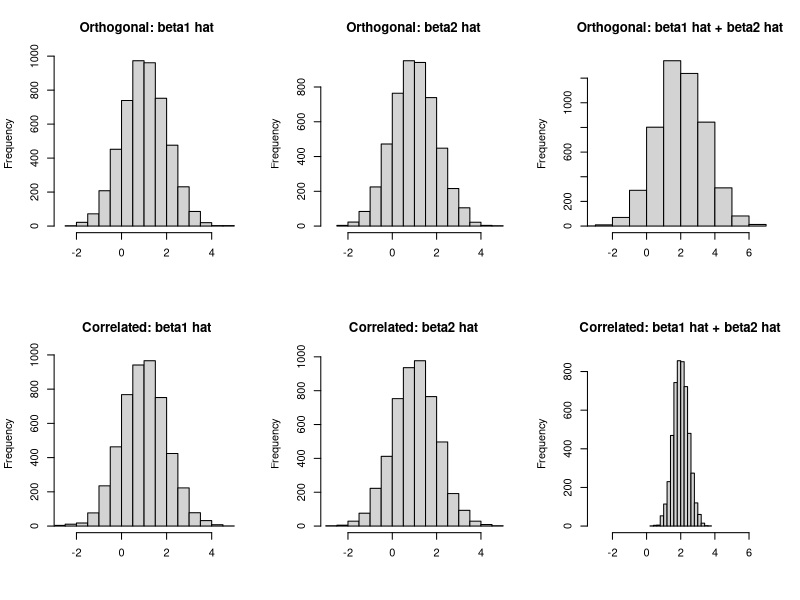
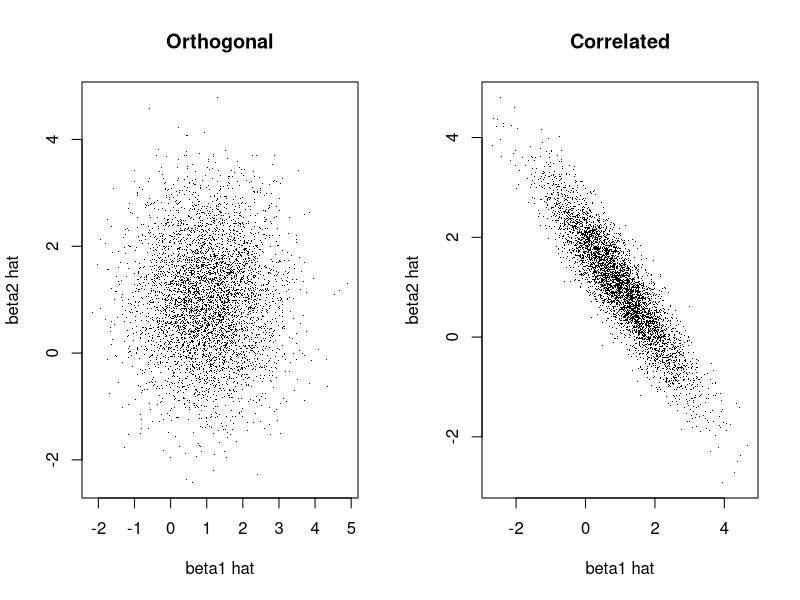

The R source for these figures, in order:
n <- 40
u <- rep(c(1, -1), length.out = n) / sqrt(n)
v <- rep(c(1, 1, -1, -1), length.out = n) / sqrt(n)
rho <- 0.9
s <- sqrt(1 - rho^2)
X.orth <- cbind(u, v)
X.col <- cbind(u / s, rho * u / s + v)
beta <- c(1, 1)
sigma <- 1

set.seed(664)       # set ONCE, so your results are reproducible
n.sims <- 5000

simulate_design <- function(X) {
  out <- matrix(NA, nrow = n.sims, ncol = 3)     # empty 5000 x 3 table to fill in
  colnames(out) <- c("b1", "b2", "sum")
  for (i in 1:n.sims) {                          # repeat 5000 times:
    y <- X %*% beta + rnorm(n, mean = 0, sd = sigma)   #  1. fake data: y = Xβ + ε
    fit <- lm(y ~ X - 1)                               #  2. fit; "- 1" = no intercept
    b <- coef(fit)                                     #  3. pull out β̂
    out[i, ] <- c(b[1], b[2], b[1] + b[2])             #  4. save row i
  }
  out
}

res.orth <- simulate_design(X.orth)
res.col  <- simulate_design(X.col)

tab <- rbind(
  orth.mean = colMeans(res.orth),
  orth.var  = apply(res.orth, 2, var),
  col.mean  = colMeans(res.col),
  col.var   = apply(res.col, 2, var)
)
round(tab, 3)

par(mfrow = c(2, 3))      # split the plot window into 2 rows x 3 columns
labels <- c("beta1 hat", "beta2 hat", "beta1 hat + beta2 hat")
for (j in 1:3) {          # j = 1, 2, 3 → one column each
  lims <- range(res.orth[, j], res.col[, j])   # same x-axis for both rows in this column
  hist(res.orth[, j], xlim = lims, main = paste("Orthogonal:", labels[j]), xlab = "")
}
for (j in 1:3) {
  lims <- range(res.orth[, j], res.col[, j])
  hist(res.col[, j],  xlim = lims, main = paste("Correlated:", labels[j]), xlab = "")
}
par(mfrow = c(1, 1))      # reset to one plot per window

par(mfrow = c(1, 2))
plot(res.orth[, 1], res.orth[, 2], pch = ".", main = "Orthogonal",
     xlab = "beta1 hat", ylab = "beta2 hat")
plot(res.col[, 1],  res.col[, 2],  pch = ".", main = "Correlated",
     xlab = "beta1 hat", ylab = "beta2 hat")
par(mfrow = c(1, 1))
